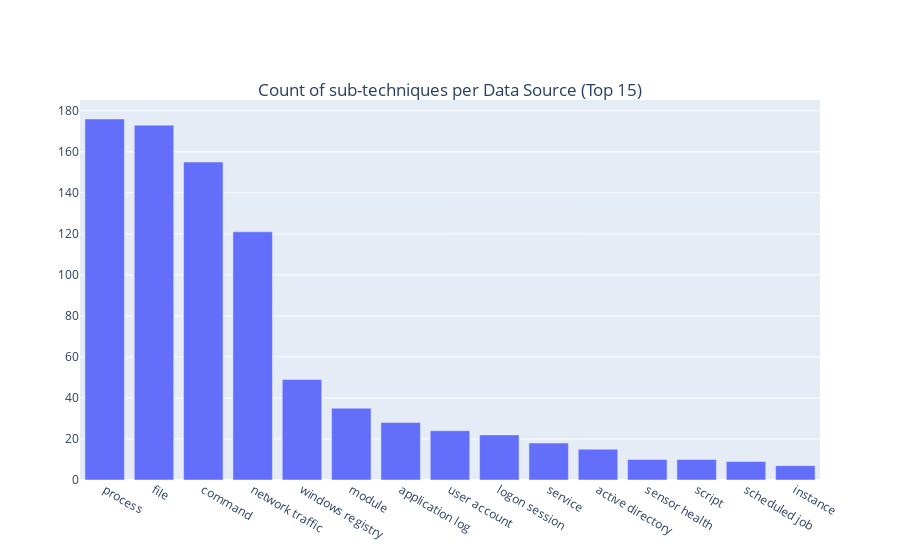

Notebook source saved alongside this figure:
### Markdown cell above
### Which are the most relevant data sources for Sub-Technqiues within the Enterprise Matrix?

### Code cell
enterprise_sub = mapping[mapping['x_mitre_is_subtechnique'] == True][['technique_id','data_source','data_component']].drop_duplicates()
top15_data_source = enterprise_sub['data_source'].value_counts().nlargest(15)

fig = go.Figure()
fig.add_trace(go.Bar(y = top15_data_source.values.tolist(), x = top15_data_source.index.tolist(),orientation = 'v'))
fig.update_layout(title = {'text':"Count of sub-techniques per Data Source (Top 15)",'y': 0.85,'x': 0.5,'xanchor':'center'})
fig.show()

### Figure 1 — Plotly figure (JSON) as saved in the notebook; plotly's stock layout.template omitted (floating-point values rounded to 4 significant figures)
{"data": [{"orientation": "v", "type": "bar", "x": ["process", "file", "command", "network traffic", "windows registry", "module", "application log", "user account", "logon session", "service", "active directory", "sensor health", "script", "scheduled job", "instance"], "y": [176, 173, 155, 121, 49, 35, 28, 24, 22, 18, 15, 10, 10, 9, 7]}], "layout": {"title": {"text": "Count of sub-techniques per Data Source (Top 15)", "x": 0.5, "xanchor": "center", "y": 0.85}}}
